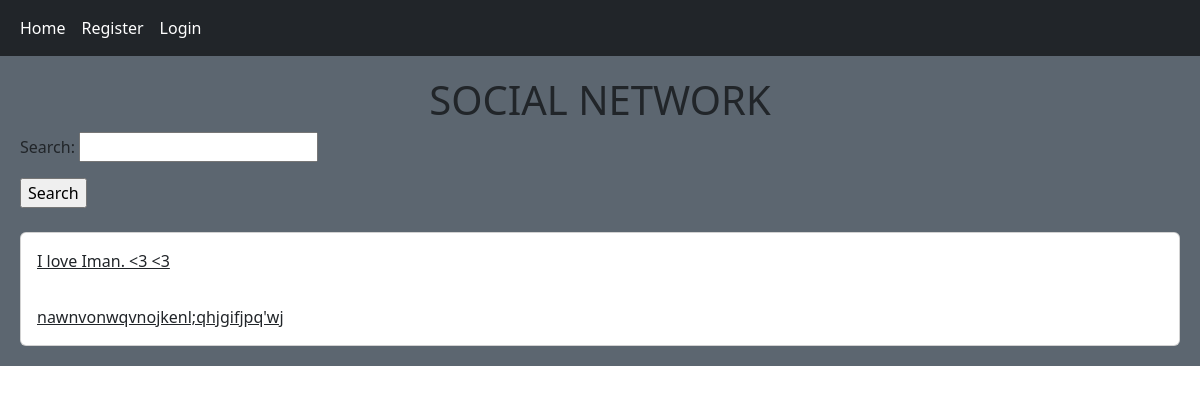
/, run on an earlier commit of the app's database.
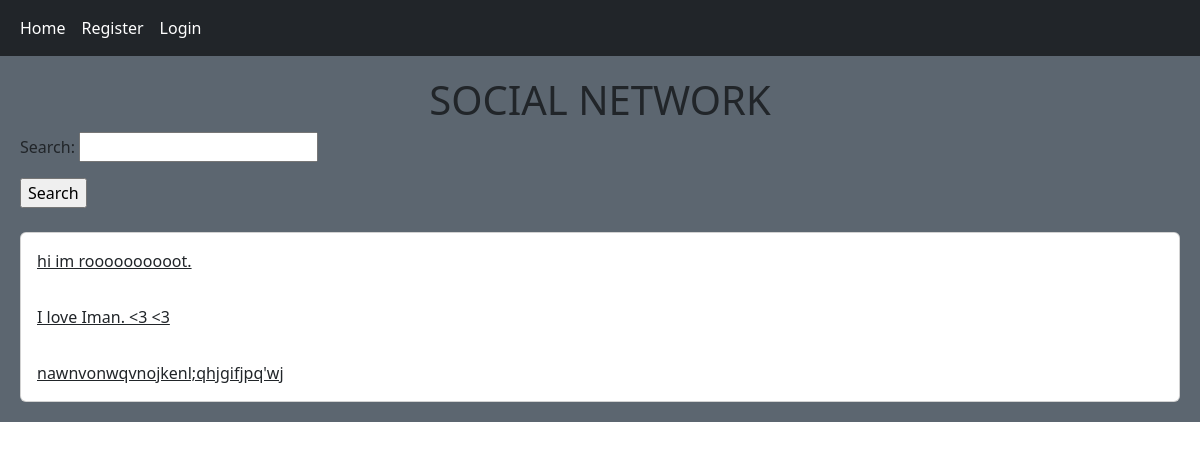
And on a later commit of the database.
### post/models.py (models this page shows, shortened)
class Post(models.Model):
    body = models.TextField(max_length=250)
    slug = models.SlugField()
    created = models.DateTimeField(auto_now_add=True)
    updated = models.DateTimeField(auto_now=True)
    user = models.ForeignKey(User, on_delete=models.CASCADE)
    class Meta:
        ordering = ('-created',)

### home/views.py (the view)
# urls.py: path('', views.HomeView.as_view(), name='home'),
class HomeView(View):
    form_class = PostSearchForm
    def get(self, request):
        posts = Post.objects.all()
        if request.GET.get('search'):
            posts = posts.filter(body__contains=request.GET['search'])
        return render(request, 'home/home.html', {'posts': posts, 'form': self.form_class})

### home/templates/home/home.html
{% extends 'base.html' %}
{% block content%}
<h1 class="text-center">SOCIAL NETWORK</h1>
<form action="" method="get">
    {{ form.as_p }}
    <input type="submit" value="Search">
</form>
<br/>
<div class="card">
    {% for post in posts %}
        <a href="{% url 'post:post_detail' post.id post.slug %}" class="card-body">{{ post.body | truncatewords:60 }}</a>
    {% endfor %}
</div>
{% endblock %}

What changed in the data, as far as the page shows it:
added Post: body "hi im roooooooooot."
